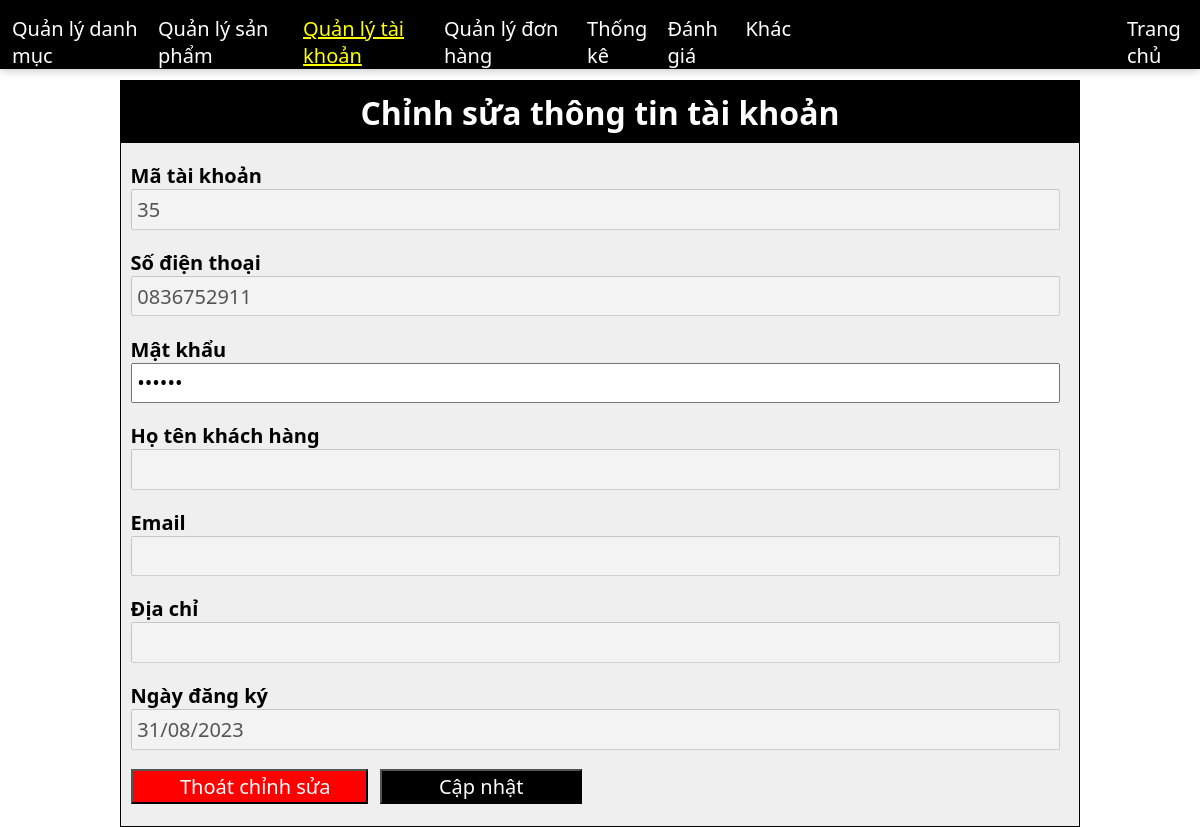
Page /admin/index.php?act=suatk&idtk=35 on the committed database.
### tables this page shows
CREATE TABLE `taikhoan` (
  `idtk` int(255) NOT NULL,
  `hoten` varchar(255) DEFAULT NULL,
  `password` varchar(255) NOT NULL,
  `avatar` varchar(255) DEFAULT NULL,
  `tel` varchar(255) NOT NULL,
  `email` varchar(255) DEFAULT NULL,
  `address` varchar(255) DEFAULT NULL,
  `timedk` varchar(255) NOT NULL,
  `role` int(255) NOT NULL DEFAULT 1
);

### model/pdo.php (called while the page is built, shortened)
<?php
function pdo_get_connection(){
    $dburl = "mysql:host=localhost;dbname=lnmhoa;charset=utf8";
    $username = 'root';
    $password = '';
    $conn = new PDO($dburl, $username, $password);
    $conn->setAttribute(PDO::ATTR_ERRMODE, PDO::ERRMODE_EXCEPTION);
    return $conn;
}
function pdo_query_one($sql){
    $sql_args = array_slice(func_get_args(), 1);
    try{
        $conn = pdo_get_connection();
        $stmt = $conn->prepare($sql);
        $stmt->execute($sql_args);
        $row = $stmt->fetch(PDO::FETCH_ASSOC);
        return $row;
    }
    catch(PDOException $e){
        throw $e;
    }
    finally{
        unset($conn);
    }
}

### model/taikhoan.php (called while the page is built, shortened)
<?php
function loadonetk($idtk){
    $sql = "select * from taikhoan where idtk=".$idtk;
    $tk = pdo_query_one($sql) ;
    return $tk;
}
?>

### admin/taikhoan/updatetk.php (the view, shortened to what this page needs)
<?php if(is_array($tttk)){
    extract($tttk);
    $ngaydk = date('d/m/Y',strtotime($timedk));
} ?>
    <form action="index.php?act=updatetk" method="post" onsubmit="return checksubmitupdatetk()">
        <div class="form-edit-admin">
            <h1 class="admin-edit-title">Chỉnh sửa thông tin tài khoản</h1>
            <div class="box-edit-item mgt2 mgl1"><label>Mã tài khoản</label></br><input value="<?=$idtk?>" type="text" disabled></div>
            <div class="box-edit-item mgt2 mgl1"><label>Số điện thoại</label></br>
                <input value="<?=$tel?>" type="text" disabled></br>
            </div>
            <div class="box-edit-item mgt2 mgl1"><label>Mật khẩu</label></br>
                <input id="password" onblur="return checkpassword()" name="password" value="<?=$password?>" type="password"></br>
            </div>
            <div class="box-edit-item mgt2 mgl1"><label>Họ tên khách hàng</label></br><input value="<?=$hoten?>" type="text" disabled></div>
            <div class="box-edit-item mgt2 mgl1"><label>Email</label></br><input value="<?=$email?>"type="text" disabled></div>
            <div class="box-edit-item mgt2 mgl1"><label>Địa chỉ</label></br><input value="<?=$address?>" type="text" disabled></div>
            <div class="box-edit-item mgt2 mgl1"><label>Ngày đăng ký</label></br><input value="<?=$ngaydk?>" type="text" disabled></div>
            <div class="save-exit mgt2 mgl1" style="padding-bottom: 1%;">
                <div><a href="http://localhost/hoa/admin/index.php?act=listtk"><input type="button" style="background-color: red;" value="Thoát chỉnh sửa"></a></div>
                <div class="mgl3"><input onclick="return checkclickupdatetk()" type="submit" style="background-color: black;" name="updatetk" value="Cập nhật"></div>
            </div>
        </div>
    </form>

### view/css/cssadmin.css (style rules this page uses)
* { margin: 0; padding: 0; box-sizing: border-box; font-family: system-ui, -apple-system, BlinkMacSystemFont, 'Segoe UI', Roboto, Oxygen, Ubuntu, Cantarell, 'Open Sans', 'Helvetica Neue', sans-serif; }
.mgl1 { margin-left: 1%; }
.mgl3 { margin-left: 3%; }
.mgt2 { margin-top: 2%; }
.form-edit-admin { background-color: #efefef; padding: 0 0 1% 0; width: 80%; margin-left: 10%; margin-bottom: 5%; border: 1px solid black; }
.admin-edit-title { text-align: center; padding: 1% 1%; background-color: black; color: white; }
.box-edit-item { font-size: 20px; }
.box-edit-item input[type='text'] { font-size: 20px; padding: 0.5% 0.5%; width: 98%; }
.box-edit-item input[type='password'] { font-size: 20px; padding: 0.5% 0.5%; width: 98%; }
.save-exit input[type='submit'] { width: 100%; padding: 1% 20%; font-size: 20px; cursor: pointer; color: white; margin-left: 3%; }
.save-exit input[type='button'] { width: 100%; padding: 1% 20%; font-size: 20px; cursor: pointer; color: white; }
.save-exit { display: grid; grid-template-columns: repeat(4,1fr); grid-template-columns: 25% 22% 22% 31%; }
label { font-weight: 600; font-size: 20px; }

### rows in the picture
taikhoan: idtk "35", tel "0836752911", timedk "31/08/2023"
